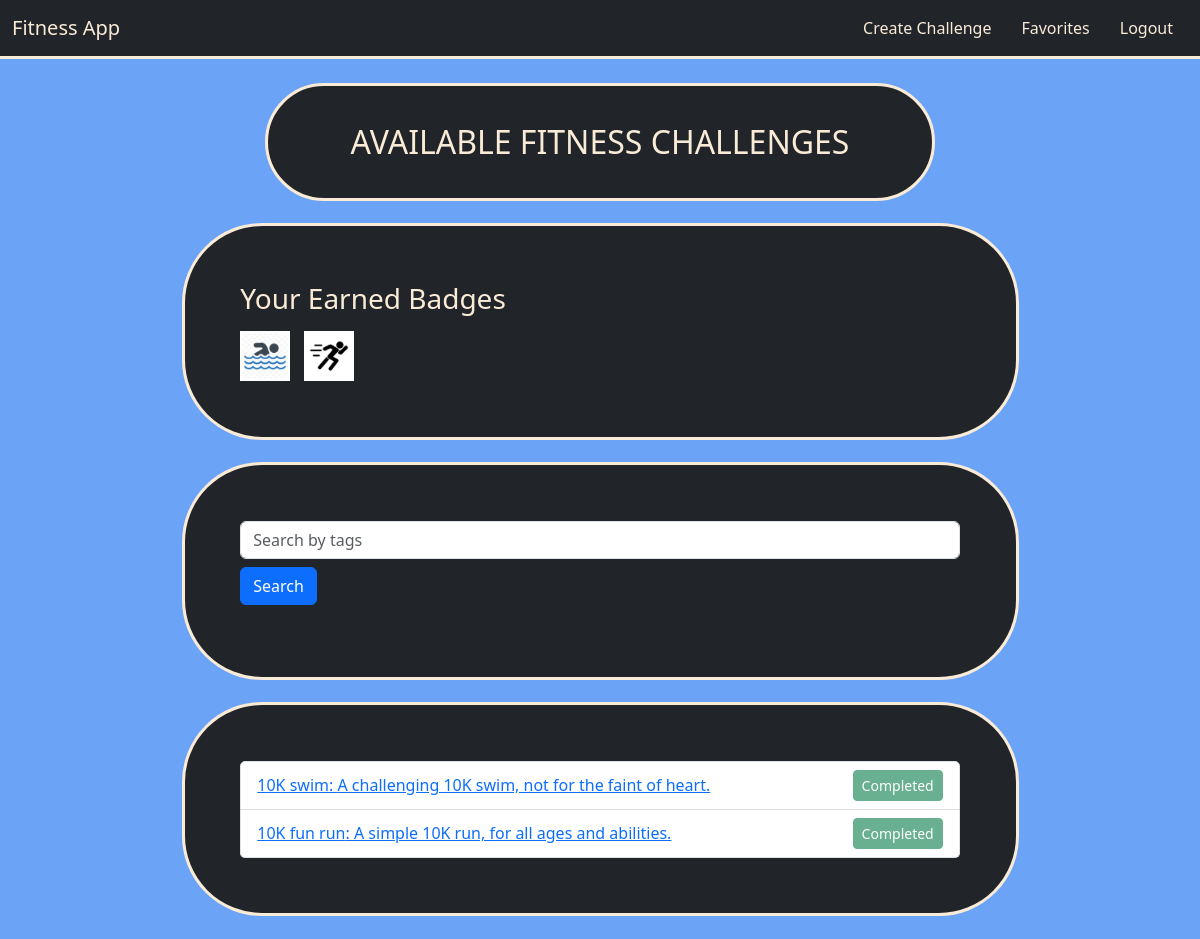
Screenshot of / (signed in) with the database file from the repository.
### models.py (models this page shows)
class ChallengeBadge(db.Model):
    id = db.Column(db.Integer, primary_key=True)
    challenge_id = db.Column(db.Integer, db.ForeignKey('challenge.id'), nullable=False)
    badge = db.Column(db.String(80), nullable=False)

class Challenge(db.Model):
    id = db.Column(db.Integer, primary_key=True)
    user_id = db.Column(db.Integer, db.ForeignKey('user.id'), nullable=True)
    challenge_type = db.Column(db.String(80), nullable=False)
    image = db.Column(db.String(200), nullable=True)
    description = db.Column(db.Text, nullable=False)
    tags = db.Column(db.String(200), nullable=True)
    created_at = db.Column(db.DateTime, default=func.now())
    goals = db.relationship('Goal', backref='challenge', lazy=True, cascade="all, delete-orphan")
    badges = db.relationship('ChallengeBadge', backref='challenge', lazy=True, cascade="all, delete-orphan")
    chat_messages = db.relationship('ChatMessage', backref='challenge', lazy=True, cascade="all, delete-orphan")
    statuses = db.relationship('UserChallengeStatus', backref='challenge', lazy=True, cascade="all, delete-orphan")
    completions = db.relationship('CompletedChallenge', backref='challenge', lazy=True, cascade="all, delete-orphan")
    favorites = db.relationship('Favorite', backref='challenge', lazy=True, cascade="all, delete-orphan")

### routes/challenge_routes.py (the view)
@challenge_bp.route('/')
def index():
    challenges = Challenge.query.order_by(Challenge.created_at.desc()).all()
    user_badges = []
    completed_challenge_ids = []
    if session.get('user_id'):
        completed_chals = CompletedChallenge.query.filter_by(user_id=session['user_id']).all()
        for comp in completed_chals:
            challenge_obj = Challenge.query.get(comp.challenge_id)
            if challenge_obj and challenge_obj.badges:
                for badge in challenge_obj.badges:
                    user_badges.append(badge.badge)
        user_badges = list(set(user_badges))
        completed_challenge_ids = [comp.challenge_id for comp in CompletedChallenge.query.filter_by(user_id=session['user_id']).all()]
    return render_template('index.html', challenges=challenges, user_badges=user_badges, completed_challenge_ids=completed_challenge_ids)

### templates/index.html
{% extends "layout.html" %}
{% block content %}
  <div class="container titles">
    <p class="headers">AVAILABLE FITNESS CHALLENGES</p>
  </div>
  {% if session.get('user_id') and user_badges %}
  <div class="card content gap border-3">
      <h3>Your Earned Badges</h3>
      <div>
        {% for badge in user_badges %}
          <img src="{{ url_for('static', filename='badges/' ~ badge) }}" alt="{{ badge }}" style="max-height:50px; margin-right:10px;">
        {% endfor %}
      </div>
    </div>
  {% endif %}
  <div class="card content gap border-3">
    <form method="get" action="{{ url_for('challenge_bp.search') }}" class="mb-3">
      <input type="text" name="query" placeholder="Search by tags" class="form-control">
      <button type="submit" class="btn btn-primary mt-2">Search</button>
    </form>
  </div>
  <div class="card content gap border-3">
    <ul class="list-group">
      {% for challenge in challenges %}
      <li class="list-group-item d-flex justify-content-between align-items-center">
        <a href="{{ url_for('challenge_bp.challenge', challenge_id=challenge.id) }}">
          {{ challenge.challenge_type }}: {{ challenge.description }}
        </a>
        {% if session.get('user_id') and challenge.id in completed_challenge_ids %}
          <button class="btn btn-success btn-sm" disabled>Completed</button>
        {% endif %}
        </li>
      {% endfor %}
    </ul>
  </div>
{% endblock %}

### static/css/main.css (style rules this page uses)
body { background-color:rgb(107, 163, 247); }
.titles { color: antiquewhite; margin: auto; width: 60%; background-color: #212529; border-style: solid; border-color: antiquewhite; border-radius: 5em; }
.titles .headers { padding: 5%; margin: auto; text-align: center; font-size: 2em; }
.content { color: antiquewhite; padding: 5%; margin: 2% auto; width: 75%; background-color: #212529; border-style: solid; border-color: antiquewhite; border-radius: 5em; }
img { background-color: white; margin-top: 1%; }

### rows the page displays
ChallengeBadge: badge (picture)
ChallengeBadge: badge (picture)
Challenge: challenge_type "10K swim", description "A challenging 10K swim, not for the faint of heart.", shows "Completed"
Challenge: challenge_type "10K fun run", description "A simple 10K run, for all ages and abilities.", shows "Completed"
